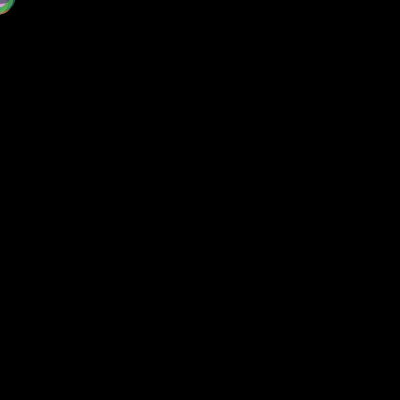
Frame 1 (no input)
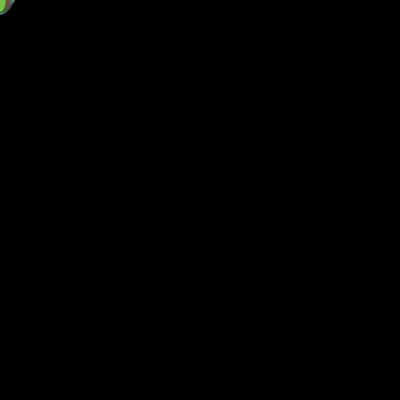
Frame 60 (the mouse pressed at the canvas centre just before this capture)
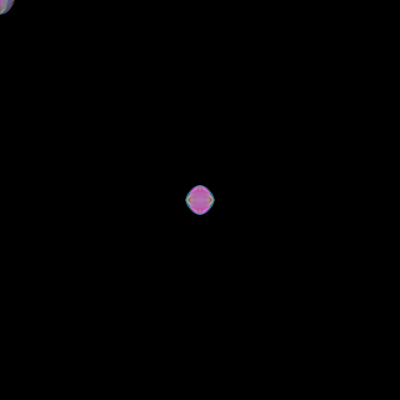
Frame 120 (the mouse held since frame 60 and released just before this capture)

The Processing sketch that drew these frames (run headless with seeded random() and noise(); from frame 60 on, the mouse is pressed at the canvas centre):

// Processing sketch: processing_125399
// ── processing_125399.pde

int[] xpos = new int[100];
int[] ypos = new int[100];
 
void setup(){
  size(400,400);
  frameRate (30);
  smooth();
  for (int i = 0; i<xpos.length; i ++) {
    xpos[i] = 0;
    ypos[i] = 0;
  }
}
 
void draw(){
  background(0);
  for (int i = 0; i < xpos.length-1; i ++) {
    xpos[i] = xpos[i+1];
    ypos[i] = ypos[i+1];
  }
   
  xpos[xpos.length-1] = mouseX;
  ypos[ypos.length-1] = mouseY;
   
  for (int i = 0; i < xpos.length;i ++){
  noStroke();
  fill(random(255),55+random(150),random(255),random(255));
  ellipse(xpos[i],ypos[i],random(30),random(30));
  }
}
